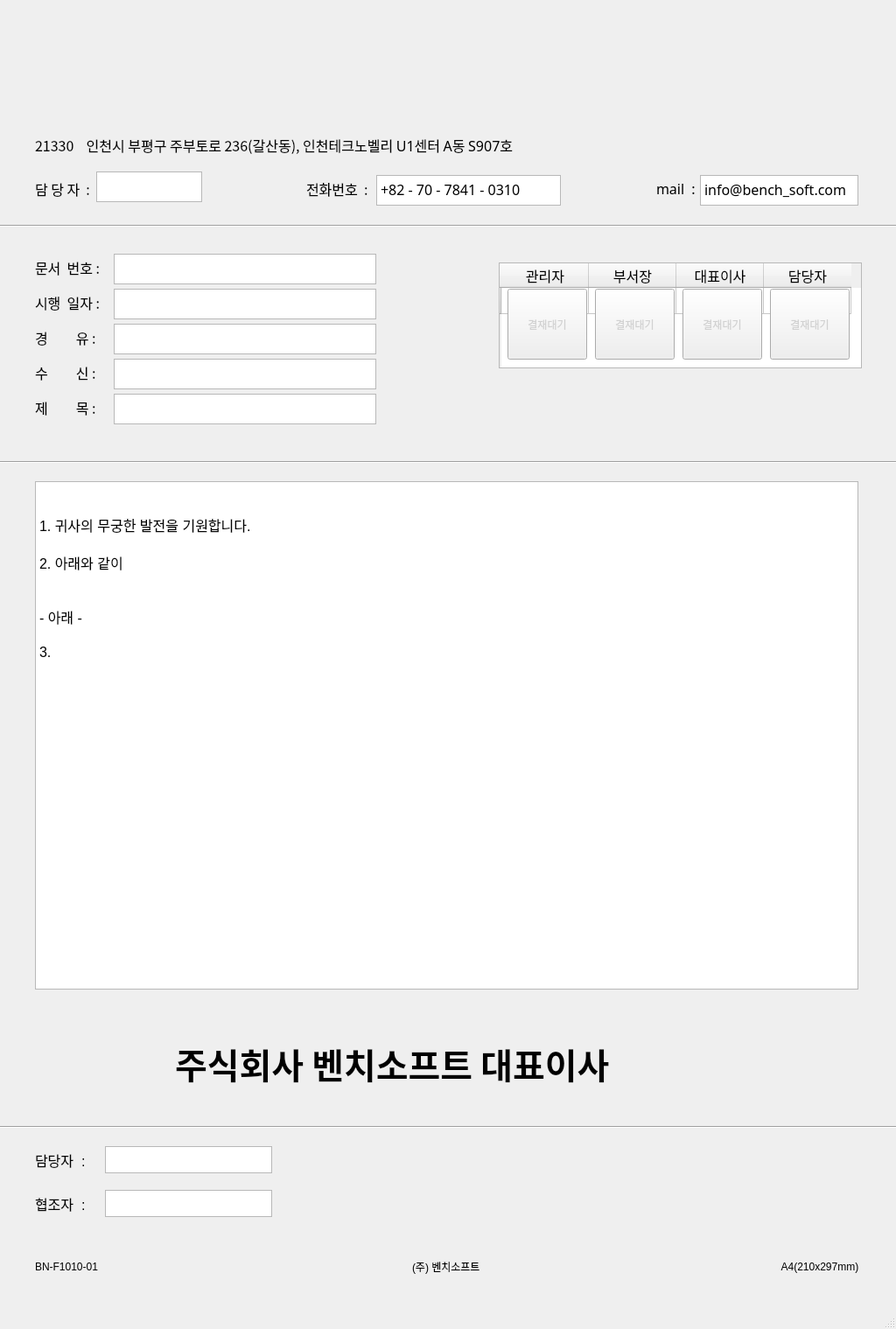
<?xml version="1.0" encoding="UTF-8"?>
<ui version="4.0">
 <class>MainWindow</class>
 <widget class="QMainWindow" name="MainWindow">
  <property name="geometry">
   <rect>
    <x>0</x>
    <y>0</y>
    <width>1024</width>
    <height>1519</height>
   </rect>
  </property>
  <property name="windowTitle">
   <string>MainWindow</string>
  </property>
  <widget class="QWidget" name="centralwidget">
   <widget class="QLabel" name="label">
    <property name="geometry">
     <rect>
      <x>390</x>
      <y>30</y>
      <width>241</width>
      <height>81</height>
     </rect>
    </property>
    <property name="text">
     <string/>
    </property>
    <property name="pixmap">
     <pixmap>../../Form/Refer/BENCH_LOGO-01.png</pixmap>
    </property>
    <property name="scaledContents">
     <bool>true</bool>
    </property>
   </widget>
   <widget class="QTextEdit" name="Person_textEdit">
    <property name="geometry">
     <rect>
      <x>110</x>
      <y>196</y>
      <width>121</width>
      <height>35</height>
     </rect>
    </property>
    <property name="font">
     <font>
      <family>나눔스퀘어</family>
      <pointsize>12</pointsize>
     </font>
    </property>
   </widget>
   <widget class="QLabel" name="label_2">
    <property name="geometry">
     <rect>
      <x>40</x>
      <y>200</y>
      <width>71</width>
      <height>31</height>
     </rect>
    </property>
    <property name="font">
     <font>
      <family>나눔스퀘어</family>
      <pointsize>12</pointsize>
     </font>
    </property>
    <property name="text">
     <string>담 당 자  : </string>
    </property>
   </widget>
   <widget class="QLabel" name="Tel_label">
    <property name="geometry">
     <rect>
      <x>350</x>
      <y>200</y>
      <width>71</width>
      <height>31</height>
     </rect>
    </property>
    <property name="font">
     <font>
      <family>나눔스퀘어</family>
      <pointsize>12</pointsize>
     </font>
    </property>
    <property name="text">
     <string>전화번호  :</string>
    </property>
   </widget>
   <widget class="QLabel" name="mail_label">
    <property name="geometry">
     <rect>
      <x>750</x>
      <y>200</y>
      <width>71</width>
      <height>31</height>
     </rect>
    </property>
    <property name="font">
     <font>
      <family>나눔스퀘어</family>
      <pointsize>12</pointsize>
     </font>
    </property>
    <property name="text">
     <string>mail  :</string>
    </property>
   </widget>
   <widget class="QLabel" name="Adress_label">
    <property name="geometry">
     <rect>
      <x>40</x>
      <y>150</y>
      <width>701</width>
      <height>31</height>
     </rect>
    </property>
    <property name="font">
     <font>
      <family>나눔스퀘어</family>
      <pointsize>12</pointsize>
     </font>
    </property>
    <property name="text">
     <string>21330    인천시 부평구 주부토로 236(갈산동), 인천테크노벨리 U1센터 A동 S907호</string>
    </property>
   </widget>
   <widget class="QLabel" name="label1">
    <property name="geometry">
     <rect>
      <x>40</x>
      <y>290</y>
      <width>81</width>
      <height>31</height>
     </rect>
    </property>
    <property name="font">
     <font>
      <family>나눔스퀘어</family>
      <pointsize>12</pointsize>
     </font>
    </property>
    <property name="text">
     <string>문서  번호 : </string>
    </property>
   </widget>
   <widget class="QLabel" name="label2">
    <property name="geometry">
     <rect>
      <x>40</x>
      <y>330</y>
      <width>81</width>
      <height>31</height>
     </rect>
    </property>
    <property name="font">
     <font>
      <family>나눔스퀘어</family>
      <pointsize>12</pointsize>
     </font>
    </property>
    <property name="text">
     <string>시행  일자 : </string>
    </property>
   </widget>
   <widget class="QLabel" name="label3">
    <property name="geometry">
     <rect>
      <x>40</x>
      <y>370</y>
      <width>81</width>
      <height>31</height>
     </rect>
    </property>
    <property name="font">
     <font>
      <family>나눔스퀘어</family>
      <pointsize>12</pointsize>
     </font>
    </property>
    <property name="text">
     <string>경         유 : </string>
    </property>
   </widget>
   <widget class="QLabel" name="label4">
    <property name="geometry">
     <rect>
      <x>40</x>
      <y>410</y>
      <width>81</width>
      <height>31</height>
     </rect>
    </property>
    <property name="font">
     <font>
      <family>나눔스퀘어</family>
      <pointsize>12</pointsize>
     </font>
    </property>
    <property name="text">
     <string>수         신 : </string>
    </property>
   </widget>
   <widget class="QLabel" name="label5">
    <property name="geometry">
     <rect>
      <x>40</x>
      <y>450</y>
      <width>81</width>
      <height>31</height>
     </rect>
    </property>
    <property name="font">
     <font>
      <family>나눔스퀘어</family>
      <pointsize>12</pointsize>
     </font>
    </property>
    <property name="text">
     <string>제         목 : </string>
    </property>
   </widget>
   <widget class="QTextEdit" name="textEdit">
    <property name="geometry">
     <rect>
      <x>570</x>
      <y>300</y>
      <width>411</width>
      <height>91</height>
     </rect>
    </property>
    <property name="font">
     <font>
      <family>나눔스퀘어</family>
      <pointsize>11</pointsize>
     </font>
    </property>
   </widget>
   <widget class="QTextEdit" name="Tel_textEdit">
    <property name="geometry">
     <rect>
      <x>430</x>
      <y>200</y>
      <width>211</width>
      <height>35</height>
     </rect>
    </property>
    <property name="font">
     <font>
      <family>나눔스퀘어</family>
      <pointsize>12</pointsize>
     </font>
    </property>
    <property name="html">
     <string>&lt;!DOCTYPE HTML PUBLIC &quot;-//W3C//DTD HTML 4.0//EN&quot; &quot;http://www.w3.org/TR/REC-html40/strict.dtd&quot;&gt;
&lt;html&gt;&lt;head&gt;&lt;meta name=&quot;qrichtext&quot; content=&quot;1&quot; /&gt;&lt;meta charset=&quot;utf-8&quot; /&gt;&lt;style type=&quot;text/css&quot;&gt;
p, li { white-space: pre-wrap; }
hr { height: 1px; border-width: 0; }
li.unchecked::marker { content: &quot;\2610&quot;; }
li.checked::marker { content: &quot;\2612&quot;; }
&lt;/style&gt;&lt;/head&gt;&lt;body style=&quot; font-family:'나눔스퀘어'; font-size:12pt; font-weight:400; font-style:normal;&quot;&gt;
&lt;p style=&quot; margin-top:0px; margin-bottom:0px; margin-left:0px; margin-right:0px; -qt-block-indent:0; text-indent:0px;&quot;&gt;&lt;span style=&quot; font-family:'맑은 고딕';&quot;&gt;+82 - 70 - 7841 - 0310&lt;/span&gt;&lt;/p&gt;&lt;/body&gt;&lt;/html&gt;</string>
    </property>
   </widget>
   <widget class="QTextEdit" name="mail_textEdit">
    <property name="geometry">
     <rect>
      <x>800</x>
      <y>200</y>
      <width>181</width>
      <height>35</height>
     </rect>
    </property>
    <property name="font">
     <font>
      <family>나눔스퀘어</family>
      <pointsize>12</pointsize>
     </font>
    </property>
    <property name="html">
     <string>&lt;!DOCTYPE HTML PUBLIC &quot;-//W3C//DTD HTML 4.0//EN&quot; &quot;http://www.w3.org/TR/REC-html40/strict.dtd&quot;&gt;
&lt;html&gt;&lt;head&gt;&lt;meta name=&quot;qrichtext&quot; content=&quot;1&quot; /&gt;&lt;meta charset=&quot;utf-8&quot; /&gt;&lt;style type=&quot;text/css&quot;&gt;
p, li { white-space: pre-wrap; }
hr { height: 1px; border-width: 0; }
li.unchecked::marker { content: &quot;\2610&quot;; }
li.checked::marker { content: &quot;\2612&quot;; }
&lt;/style&gt;&lt;/head&gt;&lt;body style=&quot; font-family:'나눔스퀘어'; font-size:12pt; font-weight:400; font-style:normal;&quot;&gt;
&lt;p style=&quot; margin-top:0px; margin-bottom:0px; margin-left:0px; margin-right:0px; -qt-block-indent:0; text-indent:0px;&quot;&gt;&lt;span style=&quot; font-family:'맑은 고딕';&quot;&gt;info@bench_soft.com&lt;/span&gt;&lt;/p&gt;&lt;/body&gt;&lt;/html&gt;</string>
    </property>
   </widget>
   <widget class="QTextEdit" name="Number_textEdit">
    <property name="geometry">
     <rect>
      <x>130</x>
      <y>290</y>
      <width>300</width>
      <height>35</height>
     </rect>
    </property>
    <property name="font">
     <font>
      <family>나눔스퀘어</family>
      <pointsize>12</pointsize>
     </font>
    </property>
   </widget>
   <widget class="QTableWidget" name="Sign_tableWidget">
    <property name="geometry">
     <rect>
      <x>570</x>
      <y>300</y>
      <width>415</width>
      <height>121</height>
     </rect>
    </property>
    <property name="minimumSize">
     <size>
      <width>0</width>
      <height>91</height>
     </size>
    </property>
    <property name="font">
     <font>
      <family>나눔스퀘어</family>
      <pointsize>11</pointsize>
     </font>
    </property>
    <row>
     <property name="text">
      <string/>
     </property>
     <property name="font">
      <font>
       <pointsize>100</pointsize>
       <hintingpreference>PreferFullHinting</hintingpreference>
      </font>
     </property>
    </row>
    <column>
     <property name="text">
      <string>관리자</string>
     </property>
     <property name="font">
      <font>
       <pointsize>12</pointsize>
      </font>
     </property>
    </column>
    <column>
     <property name="text">
      <string>부서장</string>
     </property>
     <property name="font">
      <font>
       <pointsize>12</pointsize>
      </font>
     </property>
    </column>
    <column>
     <property name="text">
      <string>대표이사</string>
     </property>
     <property name="font">
      <font>
       <pointsize>12</pointsize>
      </font>
     </property>
    </column>
    <column>
     <property name="text">
      <string>담당자</string>
     </property>
     <property name="font">
      <font>
       <pointsize>12</pointsize>
      </font>
     </property>
    </column>
   </widget>
   <widget class="Line" name="line">
    <property name="geometry">
     <rect>
      <x>0</x>
      <y>520</y>
      <width>1141</width>
      <height>16</height>
     </rect>
    </property>
    <property name="orientation">
     <enum>Qt::Orientation::Horizontal</enum>
    </property>
   </widget>
   <widget class="Line" name="line_2">
    <property name="geometry">
     <rect>
      <x>-60</x>
      <y>250</y>
      <width>1191</width>
      <height>16</height>
     </rect>
    </property>
    <property name="font">
     <font>
      <family>맑은 고딕</family>
      <pointsize>36</pointsize>
      <italic>false</italic>
      <bold>false</bold>
     </font>
    </property>
    <property name="styleSheet">
     <string notr="true">font: 36pt &quot;맑은 고딕&quot;;</string>
    </property>
    <property name="orientation">
     <enum>Qt::Orientation::Horizontal</enum>
    </property>
   </widget>
   <widget class="QLabel" name="Stamp_Namelabel">
    <property name="geometry">
     <rect>
      <x>200</x>
      <y>1190</y>
      <width>571</width>
      <height>51</height>
     </rect>
    </property>
    <property name="font">
     <font>
      <family>휴먼엑스포</family>
      <pointsize>30</pointsize>
      <bold>true</bold>
     </font>
    </property>
    <property name="text">
     <string>주식회사 벤치소프트 대표이사</string>
    </property>
    <property name="scaledContents">
     <bool>false</bool>
    </property>
   </widget>
   <widget class="QLabel" name="label_4">
    <property name="geometry">
     <rect>
      <x>320</x>
      <y>1280</y>
      <width>50</width>
      <height>41</height>
     </rect>
    </property>
    <property name="text">
     <string/>
    </property>
   </widget>
   <widget class="QLabel" name="Stamp_label">
    <property name="geometry">
     <rect>
      <x>740</x>
      <y>1150</y>
      <width>121</width>
      <height>111</height>
     </rect>
    </property>
    <property name="text">
     <string/>
    </property>
    <property name="pixmap">
     <pixmap>../../Form/Refer/BN_STAMP_RECT.png</pixmap>
    </property>
    <property name="scaledContents">
     <bool>true</bool>
    </property>
   </widget>
   <widget class="Line" name="line_3">
    <property name="geometry">
     <rect>
      <x>-10</x>
      <y>1280</y>
      <width>1051</width>
      <height>16</height>
     </rect>
    </property>
    <property name="orientation">
     <enum>Qt::Orientation::Horizontal</enum>
    </property>
   </widget>
   <widget class="QLabel" name="label6">
    <property name="geometry">
     <rect>
      <x>40</x>
      <y>1310</y>
      <width>81</width>
      <height>31</height>
     </rect>
    </property>
    <property name="font">
     <font>
      <pointsize>12</pointsize>
     </font>
    </property>
    <property name="text">
     <string>담당자  :</string>
    </property>
   </widget>
   <widget class="QLabel" name="label7">
    <property name="geometry">
     <rect>
      <x>40</x>
      <y>1360</y>
      <width>81</width>
      <height>31</height>
     </rect>
    </property>
    <property name="font">
     <font>
      <pointsize>12</pointsize>
     </font>
    </property>
    <property name="text">
     <string>협조자  :</string>
    </property>
   </widget>
   <widget class="QLabel" name="label_8">
    <property name="geometry">
     <rect>
      <x>40</x>
      <y>1440</y>
      <width>81</width>
      <height>16</height>
     </rect>
    </property>
    <property name="text">
     <string>BN-F1010-01</string>
    </property>
   </widget>
   <widget class="QLabel" name="label_9">
    <property name="geometry">
     <rect>
      <x>471</x>
      <y>1440</y>
      <width>81</width>
      <height>16</height>
     </rect>
    </property>
    <property name="text">
     <string>(주) 벤치소프트</string>
    </property>
   </widget>
   <widget class="QLabel" name="label_10">
    <property name="geometry">
     <rect>
      <x>850</x>
      <y>1440</y>
      <width>171</width>
      <height>16</height>
     </rect>
    </property>
    <property name="text">
     <string>             A4(210x297mm)</string>
    </property>
   </widget>
   <widget class="QTextEdit" name="textEdit_6">
    <property name="geometry">
     <rect>
      <x>120</x>
      <y>1310</y>
      <width>191</width>
      <height>31</height>
     </rect>
    </property>
    <property name="font">
     <font>
      <pointsize>12</pointsize>
     </font>
    </property>
   </widget>
   <widget class="QTextEdit" name="textEdit_7">
    <property name="geometry">
     <rect>
      <x>120</x>
      <y>1360</y>
      <width>191</width>
      <height>31</height>
     </rect>
    </property>
    <property name="font">
     <font>
      <pointsize>12</pointsize>
     </font>
    </property>
   </widget>
   <widget class="QTextEdit" name="Date_textEdit">
    <property name="geometry">
     <rect>
      <x>130</x>
      <y>330</y>
      <width>300</width>
      <height>35</height>
     </rect>
    </property>
    <property name="font">
     <font>
      <family>나눔스퀘어</family>
      <pointsize>12</pointsize>
     </font>
    </property>
   </widget>
   <widget class="QTextEdit" name="textEdit_3">
    <property name="geometry">
     <rect>
      <x>130</x>
      <y>370</y>
      <width>300</width>
      <height>35</height>
     </rect>
    </property>
    <property name="font">
     <font>
      <family>나눔스퀘어</family>
      <pointsize>12</pointsize>
     </font>
    </property>
   </widget>
   <widget class="QTextEdit" name="textEdit_4">
    <property name="geometry">
     <rect>
      <x>130</x>
      <y>410</y>
      <width>300</width>
      <height>35</height>
     </rect>
    </property>
    <property name="font">
     <font>
      <family>나눔스퀘어</family>
      <pointsize>12</pointsize>
     </font>
    </property>
   </widget>
   <widget class="QTextEdit" name="Title_textEdit">
    <property name="geometry">
     <rect>
      <x>130</x>
      <y>450</y>
      <width>300</width>
      <height>35</height>
     </rect>
    </property>
    <property name="font">
     <font>
      <family>나눔스퀘어</family>
      <pointsize>12</pointsize>
     </font>
    </property>
   </widget>
   <widget class="QTextEdit" name="MainBody_textEdit">
    <property name="geometry">
     <rect>
      <x>40</x>
      <y>550</y>
      <width>941</width>
      <height>581</height>
     </rect>
    </property>
    <property name="font">
     <font>
      <pointsize>12</pointsize>
     </font>
    </property>
    <property name="html">
     <string>&lt;!DOCTYPE HTML PUBLIC &quot;-//W3C//DTD HTML 4.0//EN&quot; &quot;http://www.w3.org/TR/REC-html40/strict.dtd&quot;&gt;
&lt;html&gt;&lt;head&gt;&lt;meta name=&quot;qrichtext&quot; content=&quot;1&quot; /&gt;&lt;meta charset=&quot;utf-8&quot; /&gt;&lt;style type=&quot;text/css&quot;&gt;
p, li { white-space: pre-wrap; }
hr { height: 1px; border-width: 0; }
li.unchecked::marker { content: &quot;\2610&quot;; }
li.checked::marker { content: &quot;\2612&quot;; }
&lt;/style&gt;&lt;/head&gt;&lt;body style=&quot; font-family:'맑은 고딕'; font-size:12pt; font-weight:400; font-style:normal;&quot;&gt;
&lt;p style=&quot;-qt-paragraph-type:empty; margin-top:0px; margin-bottom:0px; margin-left:0px; margin-right:0px; -qt-block-indent:0; text-indent:0px; font-size:9pt;&quot;&gt;&lt;br /&gt;&lt;/p&gt;
&lt;p style=&quot;-qt-paragraph-type:empty; margin-top:0px; margin-bottom:0px; margin-left:0px; margin-right:0px; -qt-block-indent:0; text-indent:0px;&quot;&gt;&lt;br /&gt;&lt;/p&gt;
&lt;p style=&quot; margin-top:0px; margin-bottom:0px; margin-left:0px; margin-right:0px; -qt-block-indent:0; text-indent:0px;&quot;&gt;1. 귀사의 무궁한 발전을 기원합니다.&lt;/p&gt;
&lt;p style=&quot;-qt-paragraph-type:empty; margin-top:0px; margin-bottom:0px; margin-left:0px; margin-right:0px; -qt-block-indent:0; text-indent:0px;&quot;&gt;&lt;br /&gt;&lt;/p&gt;
&lt;p style=&quot; margin-top:0px; margin-bottom:0px; margin-left:0px; margin-right:0px; -qt-block-indent:0; text-indent:0px;&quot;&gt;2. 아래와 같이&lt;/p&gt;
&lt;p style=&quot;-qt-paragraph-type:empty; margin-top:0px; margin-bottom:0px; margin-left:0px; margin-right:0px; -qt-block-indent:0; text-indent:0px;&quot;&gt;&lt;br /&gt;&lt;/p&gt;
&lt;p style=&quot;-qt-paragraph-type:empty; margin-top:0px; margin-bottom:0px; margin-left:0px; margin-right:0px; -qt-block-indent:0; text-indent:0px;&quot;&gt;&lt;br /&gt;&lt;/p&gt;
&lt;p style=&quot; margin-top:0px; margin-bottom:0px; margin-left:0px; margin-right:0px; -qt-block-indent:0; text-indent:0px;&quot;&gt;- 아래 - &lt;/p&gt;
&lt;p style=&quot;-qt-paragraph-type:empty; margin-top:0px; margin-bottom:0px; margin-left:0px; margin-right:0px; -qt-block-indent:0; text-indent:0px;&quot;&gt;&lt;br /&gt;&lt;/p&gt;
&lt;p style=&quot; margin-top:0px; margin-bottom:0px; margin-left:0px; margin-right:0px; -qt-block-indent:0; text-indent:0px;&quot;&gt;3. &lt;/p&gt;&lt;/body&gt;&lt;/html&gt;</string>
    </property>
   </widget>
   <widget class="QPushButton" name="pushButton">
    <property name="geometry">
     <rect>
      <x>580</x>
      <y>330</y>
      <width>91</width>
      <height>81</height>
     </rect>
    </property>
    <property name="styleSheet">
     <string notr="true">color: rgb(209, 209, 209);</string>
    </property>
    <property name="text">
     <string>결재대기</string>
    </property>
    <property name="iconSize">
     <size>
      <width>91</width>
      <height>51</height>
     </size>
    </property>
   </widget>
   <widget class="QPushButton" name="pushButton_2">
    <property name="geometry">
     <rect>
      <x>680</x>
      <y>330</y>
      <width>91</width>
      <height>81</height>
     </rect>
    </property>
    <property name="styleSheet">
     <string notr="true">color: rgb(209, 209, 209);</string>
    </property>
    <property name="text">
     <string>결재대기</string>
    </property>
   </widget>
   <widget class="QPushButton" name="pushButton_3">
    <property name="geometry">
     <rect>
      <x>780</x>
      <y>330</y>
      <width>91</width>
      <height>81</height>
     </rect>
    </property>
    <property name="styleSheet">
     <string notr="true">color: rgb(209, 209, 209);</string>
    </property>
    <property name="text">
     <string>결재대기</string>
    </property>
   </widget>
   <widget class="QPushButton" name="pushButton_4">
    <property name="geometry">
     <rect>
      <x>880</x>
      <y>330</y>
      <width>91</width>
      <height>81</height>
     </rect>
    </property>
    <property name="styleSheet">
     <string notr="true">color: rgb(209, 209, 209);</string>
    </property>
    <property name="text">
     <string>결재대기</string>
    </property>
    <property name="iconSize">
     <size>
      <width>16</width>
      <height>25</height>
     </size>
    </property>
   </widget>
   <widget class="QPushButton" name="Request_pushButton">
    <property name="geometry">
     <rect>
      <x>800</x>
      <y>20</y>
      <width>51</width>
      <height>41</height>
     </rect>
    </property>
    <property name="text">
     <string/>
    </property>
    <property name="icon">
     <iconset>
      <normaloff>../7257795.png</normaloff>../7257795.png</iconset>
    </property>
    <property name="iconSize">
     <size>
      <width>51</width>
      <height>41</height>
     </size>
    </property>
    <property name="flat">
     <bool>true</bool>
    </property>
   </widget>
   <widget class="QPushButton" name="Save_pushButton">
    <property name="geometry">
     <rect>
      <x>860</x>
      <y>20</y>
      <width>51</width>
      <height>41</height>
     </rect>
    </property>
    <property name="text">
     <string/>
    </property>
    <property name="icon">
     <iconset>
      <normaloff>../free-icon-download-button-532.png</normaloff>../free-icon-download-button-532.png</iconset>
    </property>
    <property name="iconSize">
     <size>
      <width>51</width>
      <height>41</height>
     </size>
    </property>
    <property name="flat">
     <bool>true</bool>
    </property>
   </widget>
   <widget class="QPushButton" name="Print_pushButton">
    <property name="geometry">
     <rect>
      <x>920</x>
      <y>20</y>
      <width>51</width>
      <height>41</height>
     </rect>
    </property>
    <property name="text">
     <string/>
    </property>
    <property name="icon">
     <iconset>
      <normaloff>../7831613.png</normaloff>../7831613.png</iconset>
    </property>
    <property name="iconSize">
     <size>
      <width>71</width>
      <height>41</height>
     </size>
    </property>
    <property name="flat">
     <bool>true</bool>
    </property>
   </widget>
  </widget>
  <widget class="QMenuBar" name="menubar">
   <property name="geometry">
    <rect>
     <x>0</x>
     <y>0</y>
     <width>1024</width>
     <height>33</height>
    </rect>
   </property>
  </widget>
  <widget class="QStatusBar" name="statusbar"/>
 </widget>
 <resources/>
 <connections/>
</ui>
